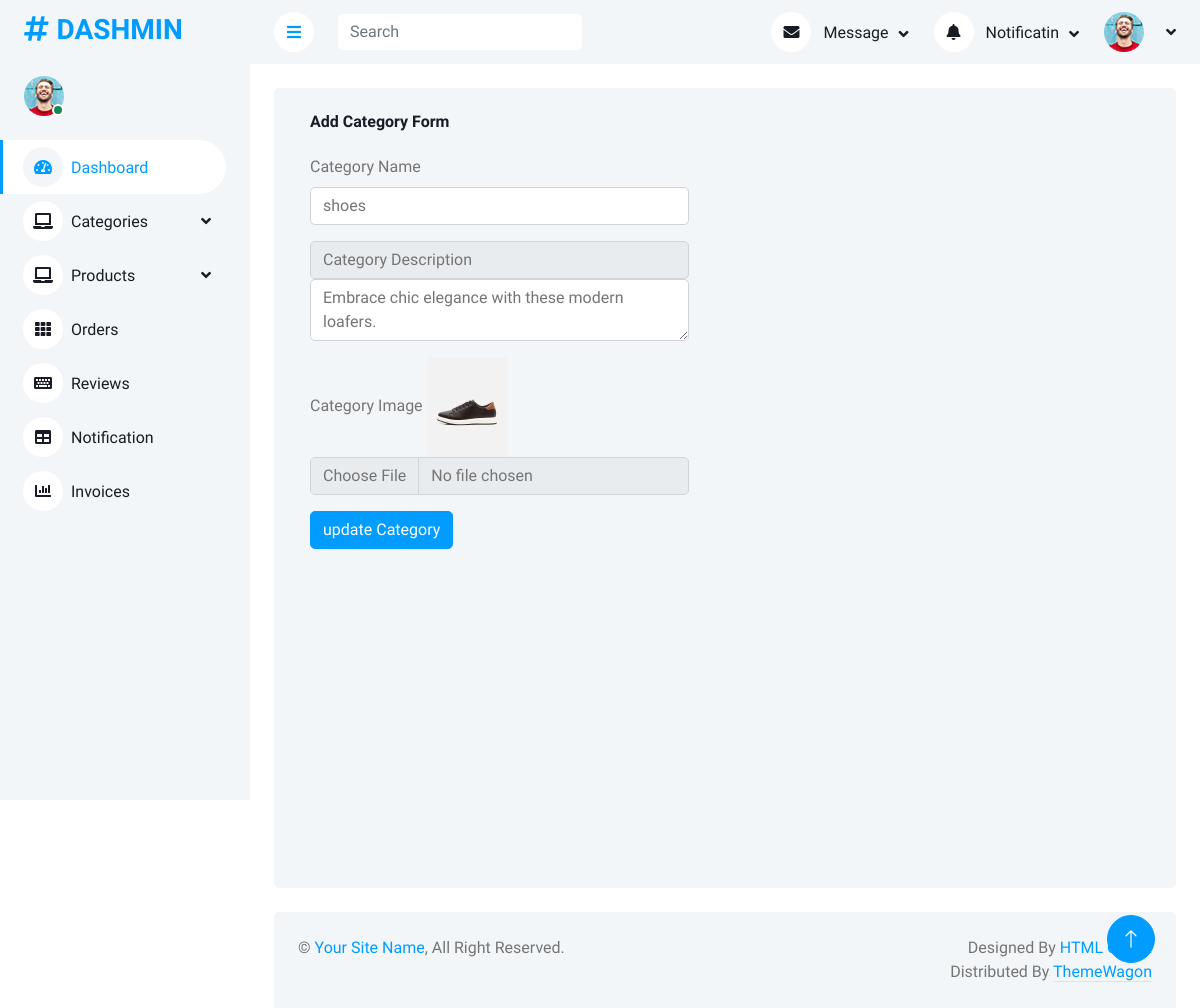
The app's page /AdminPanel/editCategory.php?cId=2 with its own data.
### tables this page shows
CREATE TABLE `categories` (
  `id` int(11) NOT NULL,
  `name` varchar(200) NOT NULL,
  `description` varchar(200) NOT NULL,
  `image` varchar(200) NOT NULL
);

### AdminPanel/editCategory.php (the view, shortened to what this page needs)
<?php
include("php/query.php");
include("components/header.php");
?>
<?php
if(isset($_GET['cId'])){
    $categoryId = $_GET['cId'];
    $query = $pdo->prepare("select * from categories where id = :catId");
    $query->bindParam(':catId', $categoryId);
    $query->execute();
    $category = $query->fetch(PDO::FETCH_ASSOC);
}
?>
<div class="container-fluid pt-4 px-4">
                <div class="row vh-100 bg-light rounded mx-0">
                    <div class="col-md-6 ">
                        <div class="bg-light rounded h-100 p-4">
                            <h6 class="mb-4">Add Category Form</h6>
                            <form method ="post"  enctype="multipart/form-data">
                                <div class="mb-3">
                                    <label for="exampleInputEmail1" class="form-label">Category Name</label>
                                    <input value="<?php echo $category['name']?>" name="cName" type="text" class="form-control" id="exampleInputEmail1"
                                        aria-describedby="emailHelp">
                                </div>
                                <div class="mb-3">
                                    <label for="exampleInputPassword1" class="form-control">Category Description</label>
                                          <textarea name="cDes" class="form-control" type="text" id=""><?php echo $category['description']?></textarea>
                                </div>
                                <div class="mb-3">
                                    <label for="exampleInputPassword1" class="form-label">Category Image</label>
                                    <img height ="100"; src="images/<?php echo $category['image']?>" alt="">
                                    <input type="file" class="form-control" name ="cImage">
                                </div>
                                <button name="updateCategory" type="submit" class="btn btn-primary">update Category</button>
                            </form>
                        </div>
                    </div>
                </div>
            </div>
<?php
include("components/footer.php")
?>

### AdminPanel/css/style.css (style rules this page uses)
:root { --primary: #009CFF; --light: #F3F6F9; --dark: #191C24; }
.btn { transition: .5s; }
.btn.btn-primary { color: #FFFFFF; }

### records on screen
categories: cName "shoes", cDes "Embrace chic elegance with these modern loafers.", image (picture)
